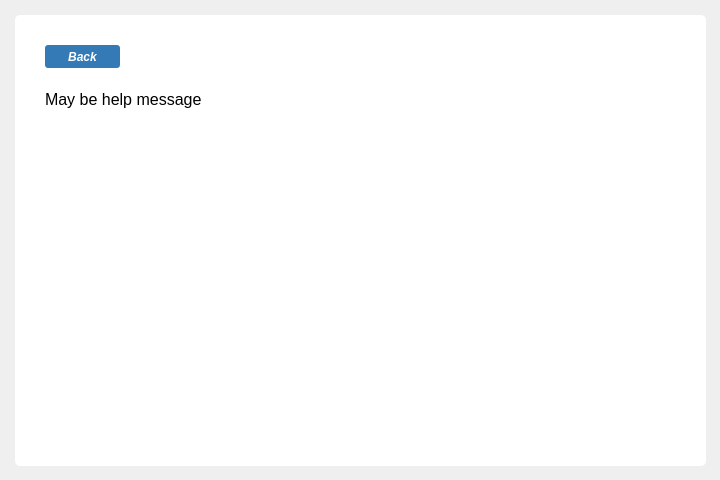
<?xml version="1.0" encoding="UTF-8"?>
<ui version="4.0">
 <class>Form</class>
 <widget class="QWidget" name="Form">
  <property name="geometry">
   <rect>
    <x>0</x>
    <y>0</y>
    <width>720</width>
    <height>480</height>
   </rect>
  </property>
  <property name="windowTitle">
   <string>Form</string>
  </property>
  <widget class="QFrame" name="frame">
   <property name="geometry">
    <rect>
     <x>15</x>
     <y>15</y>
     <width>691</width>
     <height>451</height>
    </rect>
   </property>
   <property name="styleSheet">
    <string notr="true">QFrame{
border-radius: 5px;
background: #fff;
}

QWidget{
font-family: &quot;Segoe UI&quot;;
}

QPushButton#btn_back{
background-color: #337AB7;
font-weight: bold;
font-style: italic;
color: #fff;
font-size: 12px;
border-radius: 3px;
}
QPushButton:hove#btn_backr{
background-color: #135A97;
}

QPushButton:pressed#btn_back{
background-color: qlineargradient(spread:pad, x1:0, y1:0, x2:0, y2:1, stop:0 #337AB7, stop:1 #135A97);
}</string>
   </property>
   <property name="frameShape">
    <enum>QFrame::StyledPanel</enum>
   </property>
   <property name="frameShadow">
    <enum>QFrame::Raised</enum>
   </property>
   <widget class="QPushButton" name="btn_back">
    <property name="geometry">
     <rect>
      <x>30</x>
      <y>30</y>
      <width>75</width>
      <height>23</height>
     </rect>
    </property>
    <property name="font">
     <font>
      <family>Segoe UI</family>
      <pointsize>-1</pointsize>
      <weight>75</weight>
      <italic>true</italic>
      <bold>true</bold>
     </font>
    </property>
    <property name="cursor">
     <cursorShape>PointingHandCursor</cursorShape>
    </property>
    <property name="styleSheet">
     <string notr="true"/>
    </property>
    <property name="text">
     <string>Back</string>
    </property>
   </widget>
   <widget class="QLabel" name="label">
    <property name="geometry">
     <rect>
      <x>30</x>
      <y>75</y>
      <width>601</width>
      <height>316</height>
     </rect>
    </property>
    <property name="styleSheet">
     <string notr="true">font-size: 16px;</string>
    </property>
    <property name="text">
     <string>&lt;html&gt;&lt;head/&gt;&lt;body&gt;&lt;p&gt;May be help message&lt;/p&gt;&lt;/body&gt;&lt;/html&gt;</string>
    </property>
    <property name="alignment">
     <set>Qt::AlignLeading|Qt::AlignLeft|Qt::AlignTop</set>
    </property>
    <property name="margin">
     <number>15</number>
    </property>
   </widget>
  </widget>
 </widget>
 <resources/>
 <connections/>
</ui>
